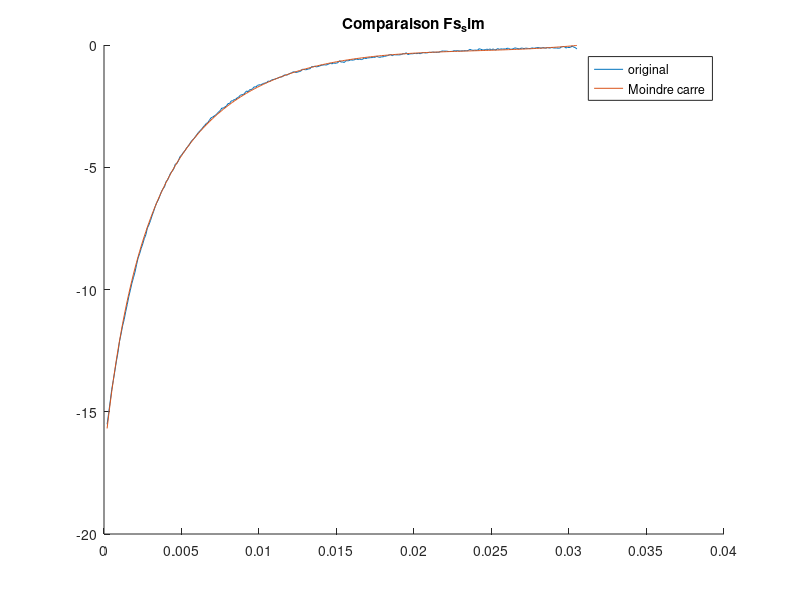
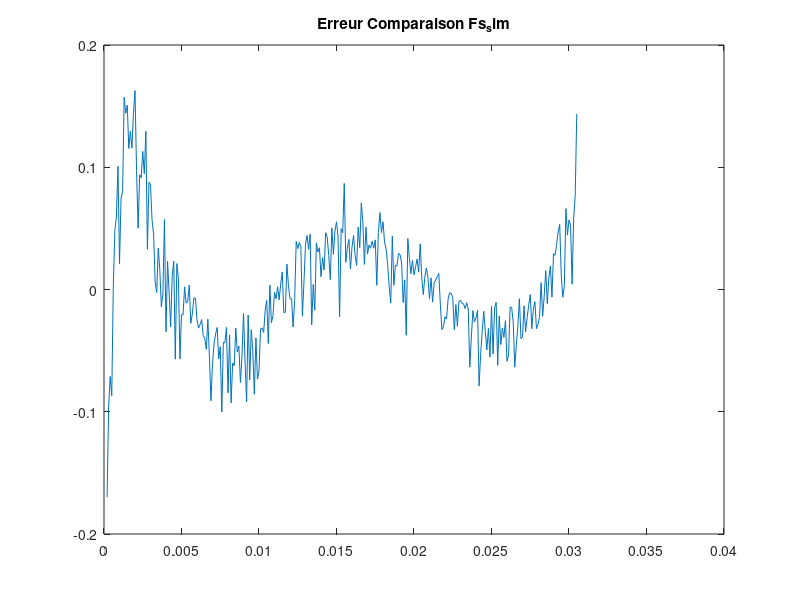

Here is the MATLAB script that generated these plots, in order:
clc
clear all
close all

load('ACT_Fe_attraction.mat');
load('ACT_Fs');

% Array to choose the displayed figures ; a one in the position displays
%Figure  1 2 3 4 5 6 7 8 9 
plots = [0 1 1 0 0 0 0 0 0];

%figures 1 : Original data
if plots(1)
    figure()
    plot (z_m1A , Fe_m1A)
    figure()
    plot (z_m2A , Fe_m2A)
    figure()
    plot (z_pos, Fs)
end
    
%Building the P matrix and the Y vector
% Here we try to find the best value for the offset by iteration
tolerance = 1e-10;
maxiter = 1e4;
alpha = 0.0001; % step size
i = 0;
offset = 7; % After tests, the best offset is after 7 and before 8
last_error = 1000;

while i < maxiter
    P = [ones(size(z_pos)) z_pos z_pos.^2 z_pos.^3];
    Y = -1./(offset - Fs);
    A = pinv(P)*Y;

    %Evaluating the sim to verify
    Fs_sim = offset + 1./(A(1) + A(2).*z_pos + A(3).*z_pos.^2 + A(4).*z_pos.^3);
    
    % Compute error
    error = sqrt(mean((Fs_sim - Fs).^2));
    
    if last_error - error <= tolerance
        break
    end
    
    last_error = error;
    offset = offset + alpha;
    i = i + 1;
end

% Clear useless variables
clear alpha error last_error maxiter i tolerance

%% Figure 2 : Original vs sim
if plots(2)
    figure()
    hold on
    plot (z_pos, Fs)
    plot(z_pos,Fs_sim)
    title('Comparaison Fs_sim')
    legend('original','Moindre carre')
    hold off
end

% Figure 2 : Original vs sim error
if plots(3)
    figure()
    plot (z_pos, Fs_sim - Fs)
    title('Erreur Comparaison Fs_sim')
end


